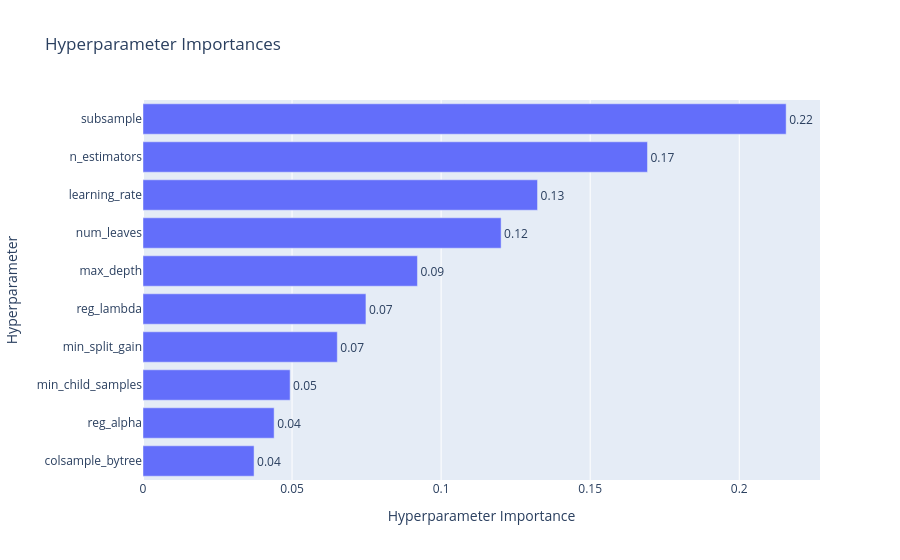

Here is the notebook cell this chart was saved with:
### Code cell
optuna.visualization.plot_param_importances(lgb_study)

### Figure 1 — Plotly figure (JSON) as saved in the notebook; plotly's stock layout.template omitted (floating-point values rounded to 4 significant figures)
{"data": [{"cliponaxis": false, "hovertemplate": ["colsample_bytree (FloatDistribution): 0.03725550068562826<extra></extra>", "reg_alpha (FloatDistribution): 0.043983129296944916<extra></extra>", "min_child_samples (IntDistribution): 0.04934621447995475<extra></extra>", "min_split_gain (FloatDistribution): 0.06517740237464115<extra></extra>", "reg_lambda (FloatDistribution): 0.0747803252565119<extra></extra>", "max_depth (IntDistribution): 0.09205862185727834<extra></extra>", "num_leaves (IntDistribution): 0.1201196994126622<extra></extra>", "learning_rate (FloatDistribution): 0.1323366921202398<extra></extra>", "n_estimators (IntDistribution): 0.16921329015246023<extra></extra>", "subsample (FloatDistribution): 0.2157291243636784<extra></extra>"], "name": "Objective Value", "orientation": "h", "text": ["0.04", "0.04", "0.05", "0.07", "0.07", "0.09", "0.12", "0.13", "0.17", "0.22"], "textposition": "outside", "type": "bar", "x": [0.03726, 0.04398, 0.04935, 0.06518, 0.07478, 0.09206, 0.1201, 0.1323, 0.1692, 0.2157], "y": ["colsample_bytree", "reg_alpha", "min_child_samples", "min_split_gain", "reg_lambda", "max_depth", "num_leaves", "learning_rate", "n_estimators", "subsample"]}], "layout": {"title": {"text": "Hyperparameter Importances"}, "xaxis": {"title": {"text": "Hyperparameter Importance"}}, "yaxis": {"title": {"text": "Hyperparameter"}}}}
